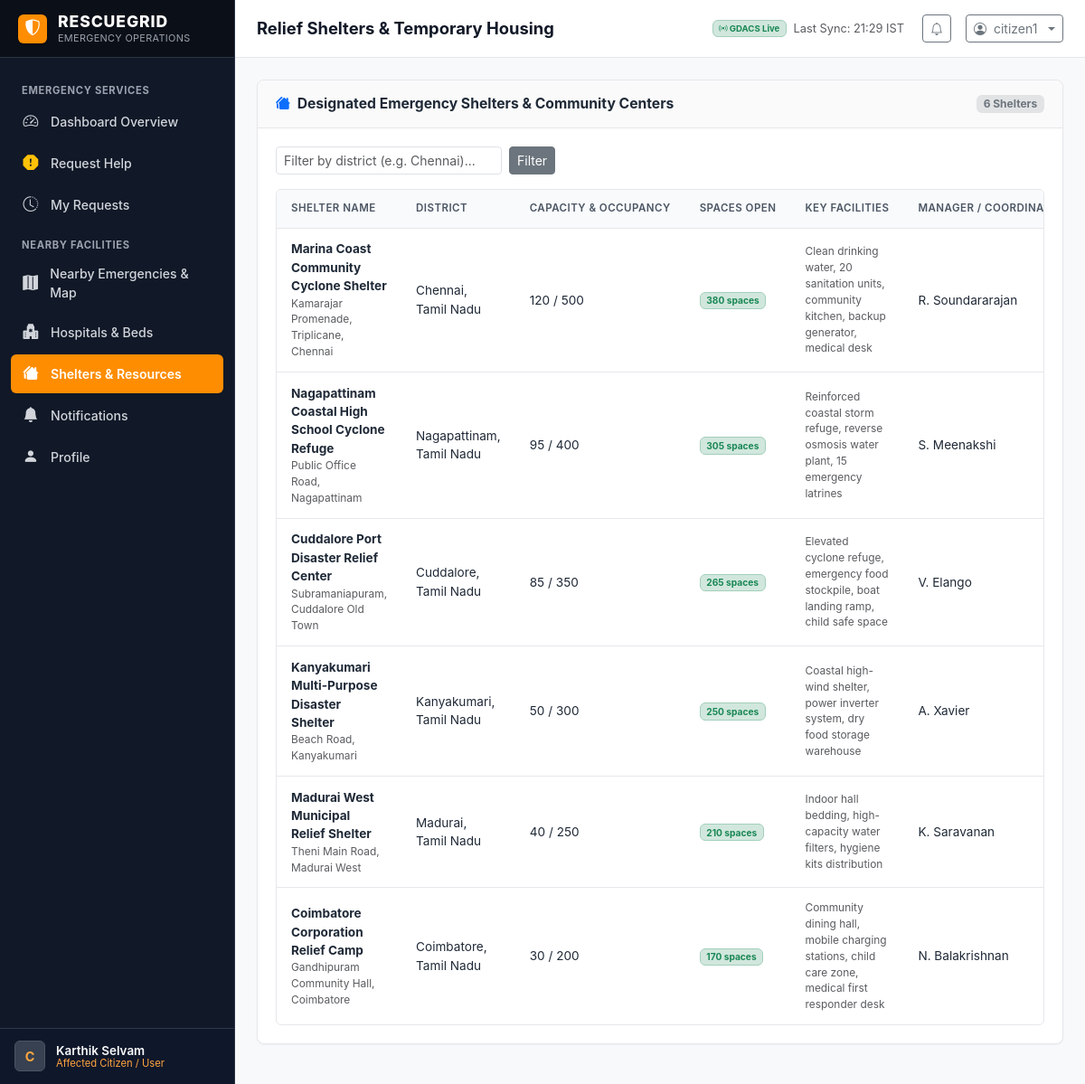
The app's page /facilities/shelters/ (signed in) with its own data.
### core/models.py (models this page shows, shortened)
class User(AbstractUser):
    ROLE_ADMIN = 'ADMIN'
    ROLE_USER = 'USER'
    ROLE_DONOR = 'DONOR'
    ROLE_CHOICES = [
        (ROLE_ADMIN, 'Admin / Operations Coordinator'),
        (ROLE_USER, 'Affected Person / Hospital User'),
        (ROLE_DONOR, 'Relief Donor / Sponsor'),
    ]
    SUBTYPE_AFFECTED_PERSON = 'AFFECTED_PERSON'
    SUBTYPE_HOSPITAL = 'HOSPITAL'
    SUBTYPE_DONOR_INDIVIDUAL = 'DONOR_INDIVIDUAL'
    SUBTYPE_DONOR_ORG = 'DONOR_ORG'
    SUBTYPE_CHOICES = [
        (SUBTYPE_AFFECTED_PERSON, 'Affected Person / Citizen'),
        (SUBTYPE_HOSPITAL, 'Hospital / Medical Center User'),
        (SUBTYPE_DONOR_INDIVIDUAL, 'Individual Donor'),
        (SUBTYPE_DONOR_ORG, 'Relief Organization / NGO'),
    ]
    role = models.CharField(max_length=20, choices=ROLE_CHOICES, default=ROLE_USER, db_index=True)
    user_subtype = models.CharField(max_length=30, choices=SUBTYPE_CHOICES, default=SUBTYPE_AFFECTED_PERSON)
    phone = models.CharField(max_length=20, blank=True)
    organization_name = models.CharField(max_length=150, blank=True)
    address = models.TextField(blank=True)
    city = models.CharField(max_length=100, blank=True)
    district = models.CharField(max_length=100, blank=True, default='Chennai')
    state = models.CharField(max_length=100, default='Tamil Nadu')
    latitude = models.FloatField(null=True, blank=True)
    longitude = models.FloatField(null=True, blank=True)
    def is_admin_user(self):
        return self.role == self.ROLE_ADMIN or self.is_superuser or self.is_staff
    def is_hospital_subtype(self):
        return self.user_subtype == self.SUBTYPE_HOSPITAL
    def get_role_display_badge(self):
        if self.is_admin_user():
            return "Operations Administrator"
        elif self.role == self.ROLE_DONOR:
            return "Relief Donor"
        elif self.is_hospital_subtype():
            return "Hospital Facility User"
        return "Affected Citizen / User"

### gdacs_integration/models.py (models this page shows, shortened)
class GDACSSyncLog(models.Model):
    STATUS_SUCCESS = 'SUCCESS'
    STATUS_FAILED = 'FAILED'
    STATUS_CHOICES = [
        (STATUS_SUCCESS, 'Success'),
        (STATUS_FAILED, 'Failed'),
    ]
    sync_time = models.DateTimeField(auto_now_add=True)
    status = models.CharField(max_length=20, choices=STATUS_CHOICES, db_index=True)
    events_synced = models.IntegerField(default=0)
    india_events_count = models.IntegerField(default=0)
    tamil_nadu_events_count = models.IntegerField(default=0)
    error_message = models.TextField(blank=True, null=True)
    class Meta:
        ordering = ['-sync_time']
        verbose_name = 'GDACS Sync Log'
        verbose_name_plural = 'GDACS Sync Logs'

### relief/models.py (models this page shows, shortened)
class Shelter(models.Model):
    name = models.CharField(max_length=200)
    manager_name = models.CharField(max_length=120)
    phone = models.CharField(max_length=30)
    address = models.TextField()
    district = models.CharField(max_length=100, default='Chennai')
    state = models.CharField(max_length=100, default='Tamil Nadu')
    latitude = models.FloatField()
    longitude = models.FloatField()
    total_capacity = models.IntegerField(default=200)
    current_occupancy = models.IntegerField(default=0)
    facilities_description = models.TextField(blank=True, help_text="e.g. Clean drinking water, food distribution, medical first aid counter, power backup")
    is_active = models.BooleanField(default=True)
    created_at = models.DateTimeField(auto_now_add=True)
    updated_at = models.DateTimeField(auto_now=True)
    class Meta:
        ordering = ['name']
    @property
    def available_capacity(self):
        return max(0, self.total_capacity - self.current_occupancy)

### relief/views.py (the view)
# urls.py: path('facilities/shelters/', relief_views.user_shelters, name='user_shelters'),
@login_required
def user_shelters(request):
    from core.views import ensure_demo_data
    ensure_demo_data()
    shelters = Shelter.objects.filter(is_active=True).order_by('-total_capacity')
    district_filter = request.GET.get('district')
    if district_filter:
        shelters = shelters.filter(district__icontains=district_filter)
    return render(request, 'relief/shelters.html', {
        'shelters': shelters,
        'district_filter': district_filter,
    })

### core/context_processors.py (called while the page is built)
def rescuegrid_global_context(request):
    unread_count = 0
    if request.user.is_authenticated:
        unread_count = Notification.objects.filter(recipient=request.user, is_read=False).count()
    gdacs_status = get_latest_sync_status()
    return {
        'APP_NAME': 'RESCUEGRID',
        'APP_TAGLINE': 'Multi-Region Emergency Response & Relief Platform for India',
        'CURRENT_TIME': timezone.now(),
        'UNREAD_NOTIFICATIONS_COUNT': unread_count,
        'GDACS_SUMMARY': gdacs_status,
        'PRIMARY_COLOR': '#FE8D01',
        'SECONDARY_COLOR': '#FFA53F',
    }

### gdacs_integration/services.py (called while the page is built)
def get_latest_sync_status():
    last_log = GDACSSyncLog.objects.order_by('-sync_time').first()
    last_success_log = GDACSSyncLog.objects.filter(status=GDACSSyncLog.STATUS_SUCCESS).order_by('-sync_time').first()
    return {
        'last_attempt': last_log.sync_time if last_log else None,
        'status': last_log.status if last_log else 'NEVER_SYNCED',
        'error_message': last_log.error_message if last_log and last_log.status == GDACSSyncLog.STATUS_FAILED else None,
        'last_successful_sync': last_success_log.sync_time if last_success_log else None,
        'total_events': GDACSEvent.objects.count(),
        'india_events': GDACSEvent.objects.filter(is_india=True).count(),
        'tamil_nadu_events': GDACSEvent.objects.filter(is_tamil_nadu=True).count(),
    }

### templates/relief/shelters.html (shortened to what this page needs)
{% extends 'base.html' %}
{% block page_title %}Relief Shelters & Temporary Housing{% endblock %}
{% block content %}
<div class="rg-card">
  <div class="rg-card-header">
    <h3 class="rg-card-title">
      <i class="bi bi-houses-fill text-primary"></i> Designated Emergency Shelters & Community Centers
    </h3>
    <span class="badge bg-secondary-subtle text-secondary">{{ shelters.count }} Shelters</span>
  </div>
  <div class="rg-card-body">
    <form method="get" class="rg-filter-bar">
      <div class="d-flex align-items-center gap-2">
        <input type="text" name="district" class="form-control form-control-sm" placeholder="Filter by district (e.g. Chennai)..." value="{{ district_filter|default:'' }}" style="width: 250px;">
        <button type="submit" class="btn btn-sm btn-secondary">Filter</button>
      </div>
    </form>
    <div class="rg-table-wrapper">
      <table class="rg-table">
        <thead>
          <tr>
            <th>Shelter Name</th>
            <th>District</th>
            <th>Capacity & Occupancy</th>
            <th>Spaces Open</th>
            <th>Key Facilities</th>
            <th>Manager / Coordinator</th>
          </tr>
        </thead>
        <tbody>
          {% if shelters %}
            {% for s in shelters %}
              <tr>
                <td>
                  <strong>{{ s.name }}</strong>
                  <div class="text-muted small">{{ s.address }}</div>
                </td>
                <td>{{ s.district }}, {{ s.state }}</td>
                <td>{{ s.current_occupancy }} / {{ s.total_capacity }}</td>
                <td>
                  <span class="badge {% if s.available_capacity > 0 %}bg-success-subtle text-success border-success-subtle{% else %}bg-danger-subtle text-danger border-danger-subtle{% endif %} border">
                    {{ s.available_capacity }} spaces
                  </span>
                </td>
                <td class="small text-muted">{{ s.facilities_description|default:"Clean water, power, sanitation" }}</td>
                <td>{{ s.manager_name }}</td>
              </tr>
            {% endfor %}
          {% else %}
            <tr>
              <td colspan="7" class="text-center py-4 text-muted">
                No shelters found matching your district filter.
              </td>
            </tr>
          {% endif %}
        </tbody>
      </table>
    </div>
  </div>
</div>
{% endblock %}

### templates/base.html (shortened to what this page needs)
{% load static %}
<!DOCTYPE html>
<html lang="en">
<head>
  <link href="https://cdn.jsdelivr.net/npm/bootstrap@5.3.3/dist/css/bootstrap.min.css" rel="stylesheet">
  <link rel="stylesheet" href="https://cdn.jsdelivr.net/npm/bootstrap-icons@1.11.3/font/bootstrap-icons.min.css">
  <link rel="stylesheet" href="https://unpkg.com/leaflet@1.9.4/dist/leaflet.css" />
  <link rel="stylesheet" href="{% static 'css/rescuegrid.css' %}">
</head>
<body>
<div class="rg-app-container">
  <aside class="rg-sidebar" id="rgSidebar">
    <a href="{% url 'dashboard_redirect' %}" class="rg-sidebar-brand">
      <div class="rg-brand-symbol">
        <i class="bi bi-shield-shaded"></i>
      </div>
      <div class="rg-brand-text">
        <span class="rg-brand-title">{{ APP_NAME }}</span>
        <span class="rg-brand-subtitle">Emergency Operations</span>
      </div>
    </a>
    <div class="rg-sidebar-menu">
      {% if user.is_authenticated %}
        {% if user.is_admin_user %}
          <div class="rg-nav-group-title">Command & Control</div>
          <a href="{% url 'admin_dashboard' %}" class="rg-nav-link {% if request.resolver_match.url_name == 'admin_dashboard' %}active{% endif %}">
            <i class="bi bi-speedometer2"></i> Operations Dashboard
          </a>
          <a href="{% url 'admin_emergencies' %}" class="rg-nav-link {% if request.resolver_match.url_name == 'admin_emergencies' %}active{% endif %}">
            <i class="bi bi-exclamation-triangle-fill"></i> Emergencies
          </a>
          <a href="{% url 'admin_map' %}" class="rg-nav-link {% if request.resolver_match.url_name == 'admin_map' %}active{% endif %}">
            <i class="bi bi-map-fill"></i> Multi-Region Map
          </a>
          <a href="{% url 'admin_gdacs' %}" class="rg-nav-link {% if request.resolver_match.url_name == 'admin_gdacs' %}active{% endif %}">
            <i class="bi bi-broadcast-pin"></i> GDACS Disaster Feed
          </a>
          <div class="rg-nav-group-title">Relief & Resources</div>
          <a href="{% url 'admin_resources' %}" class="rg-nav-link {% if request.resolver_match.url_name == 'admin_resources' %}active{% endif %}">
            <i class="bi bi-boxes"></i> Inventory & Stock
          </a>
          <a href="{% url 'admin_donations' %}" class="rg-nav-link {% if request.resolver_match.url_name == 'admin_donations' %}active{% endif %}">
            <i class="bi bi-heart-fill"></i> Donations Pipeline
          </a>
          <a href="{% url 'admin_facilities' %}" class="rg-nav-link {% if request.resolver_match.url_name == 'admin_facilities' %}active{% endif %}">
            <i class="bi bi-hospital"></i> Hospitals & Shelters
          </a>
          <a href="{% url 'admin_responders' %}" class="rg-nav-link {% if request.resolver_match.url_name == 'admin_responders' %}active{% endif %}">
            <i class="bi bi-people-fill"></i> Responders
          </a>
          <div class="rg-nav-group-title">Analytics & System</div>
          <a href="{% url 'analytics_dashboard' %}" class="rg-nav-link {% if request.resolver_match.url_name == 'analytics_dashboard' %}active{% endif %}">
            <i class="bi bi-graph-up-arrow"></i> Priority & Allocation
          </a>
          <a href="{% url 'admin_database_records' %}" class="rg-nav-link {% if request.resolver_match.url_name == 'admin_database_records' %}active{% endif %}">
            <i class="bi bi-database"></i> Database Records
          </a>
          <a href="{% url 'notifications_list' %}" class="rg-nav-link {% if request.resolver_match.url_name == 'notifications_list' %}active{% endif %}">
            <i class="bi bi-bell-fill"></i> Notifications
          </a>
        {% else %}
          <div class="rg-nav-group-title">Emergency Services</div>
          <a href="{% url 'user_dashboard' %}" class="rg-nav-link {% if request.resolver_match.url_name == 'user_dashboard' %}active{% endif %}">
            <i class="bi bi-speedometer2"></i> Dashboard Overview
          </a>
          <a href="{% url 'request_help' %}" class="rg-nav-link {% if request.resolver_match.url_name == 'request_help' %}active{% endif %}">
            <i class="bi bi-exclamation-octagon-fill text-warning"></i> Request Help
          </a>
          <a href="{% url 'my_requests' %}" class="rg-nav-link {% if request.resolver_match.url_name == 'my_requests' %}active{% endif %}">
            <i class="bi bi-clock-history"></i> My Requests
          </a>
          <div class="rg-nav-group-title">Nearby Facilities</div>
          <a href="{% url 'user_map' %}" class="rg-nav-link {% if request.resolver_match.url_name == 'user_map' %}active{% endif %}">
            <i class="bi bi-map-fill"></i> Nearby Emergencies & Map
          </a>
          <a href="{% url 'user_hospitals' %}" class="rg-nav-link {% if request.resolver_match.url_name == 'user_hospitals' %}active{% endif %}">
            <i class="bi bi-hospital-fill"></i> Hospitals & Beds
          </a>
          <a href="{% url 'user_shelters' %}" class="rg-nav-link {% if request.resolver_match.url_name == 'user_shelters' %}active{% endif %}">
            <i class="bi bi-houses-fill"></i> Shelters & Resources
          </a>
          <a href="{% url 'notifications_list' %}" class="rg-nav-link {% if request.resolver_match.url_name == 'notifications_list' %}active{% endif %}">
            <i class="bi bi-bell-fill"></i> Notifications
          </a>
          <a href="{% url 'user_profile' %}" class="rg-nav-link {% if request.resolver_match.url_name == 'user_profile' %}active{% endif %}">
            <i class="bi bi-person-fill"></i> Profile
          </a>
        {% endif %}
      {% endif %}
    </div>
    <div class="rg-sidebar-footer">
      {% if user.is_authenticated %}
        <div class="rg-sidebar-user">
          <div class="rg-user-avatar">
            {{ user.username|first|upper }}
          </div>
          <div class="rg-user-info">
            <div class="rg-user-name">{{ user.get_full_name|default:user.username }}</div>
            <div class="rg-user-role-label">{{ user.get_role_display_badge }}</div>
          </div>
        </div>
      {% else %}
        <a href="{% url 'login' %}" class="btn btn-rg-primary w-100 btn-sm">Login</a>
      {% endif %}
    </div>
  </aside>
  <div class="rg-main-wrapper">
    <header class="rg-header">
      <div class="rg-header-left">
        <h1 class="rg-page-title">{% block page_title %}Operations Overview{% endblock %}</h1>
      </div>
      <div class="rg-header-right">
        <div class="d-none d-md-flex align-items-center me-2 text-muted" style="font-size: 0.8rem;">
          {% if GDACS_SUMMARY.status == 'SUCCESS' %}
            <span class="badge bg-success-subtle text-success border border-success-subtle me-2">
              <i class="bi bi-broadcast"></i> GDACS Live
            </span>
            <span>Last Sync: {{ GDACS_SUMMARY.last_successful_sync|date:"H:i" }} IST</span>
          {% elif GDACS_SUMMARY.status == 'FAILED' %}
            <span class="badge bg-danger-subtle text-danger border border-danger-subtle me-2">
              <i class="bi bi-exclamation-triangle"></i> GDACS Sync Issue
            </span>
          {% else %}
            <span class="badge bg-secondary-subtle text-secondary me-2">
              <i class="bi bi-circle"></i> GDACS Ready
            </span>
          {% endif %}
        </div>
        {% if user.is_authenticated %}
          <a href="{% url 'notifications_list' %}" class="btn btn-sm btn-outline-secondary position-relative me-1" title="Notifications">
            <i class="bi bi-bell"></i>
          </a>
          <div class="dropdown">
            <button class="btn btn-sm btn-outline-secondary dropdown-toggle d-flex align-items-center gap-2" type="button" data-bs-toggle="dropdown" aria-expanded="false">
              <i class="bi bi-person-circle"></i>
              <span class="d-none d-sm-inline">{{ user.username }}</span>
            </button>
          </div>
        {% else %}
          <a href="{% url 'login' %}" class="btn btn-sm btn-rg-primary">Sign In</a>
        {% endif %}
      </div>
    </header>
    <main class="rg-content">
      {% block content %}{% endblock %}
    </main>
  </div>
</div>
</body>
</html>

### records on screen
User: username|first "C", get_full_name "Karthik Selvam", get_role_display_badge "Affected Citizen / User", username "citizen1"
GDACSSyncLog: last_successful_sync "21:29"
Shelter: name "Marina Coast Community Cyclone Shelter", address "Kamarajar Promenade, Triplicane, Chennai", district "Chennai", state "Tamil Nadu", current_occupancy "120", total_capacity "500", available_capacity "380", facilities_description "Clean drinking water, 20 sanitation units, community kitchen, backup generator, medical desk", manager_name "R. Soundararajan"
Shelter: name "Nagapattinam Coastal High School Cyclone Refuge", address "Public Office Road, Nagapattinam", district "Nagapattinam", state "Tamil Nadu", current_occupancy "95", total_capacity "400", available_capacity "305", facilities_description "Reinforced coastal storm refuge, reverse osmosis water plant, 15 emergency latrines", manager_name "S. Meenakshi"
Shelter: name "Cuddalore Port Disaster Relief Center", address "Subramaniapuram, Cuddalore Old Town", district "Cuddalore", state "Tamil Nadu", current_occupancy "85", total_capacity "350", available_capacity "265", facilities_description "Elevated cyclone refuge, emergency food stockpile, boat landing ramp, child safe space", manager_name "V. Elango"
Shelter: name "Kanyakumari Multi-Purpose Disaster Shelter", address "Beach Road, Kanyakumari", district "Kanyakumari", state "Tamil Nadu", current_occupancy "50", total_capacity "300", available_capacity "250", facilities_description "Coastal high-wind shelter, power inverter system, dry food storage warehouse", manager_name "A. Xavier"
Shelter: name "Madurai West Municipal Relief Shelter", address "Theni Main Road, Madurai West", district "Madurai", state "Tamil Nadu", current_occupancy "40", total_capacity "250", available_capacity "210", facilities_description "Indoor hall bedding, high-capacity water filters, hygiene kits distribution", manager_name "K. Saravanan"
Shelter: name "Coimbatore Corporation Relief Camp", address "Gandhipuram Community Hall, Coimbatore", district "Coimbatore", state "Tamil Nadu", current_occupancy "30", total_capacity "200", available_capacity "170", facilities_description "Community dining hall, mobile charging stations, child care zone, medical first responder desk", manager_name "N. Balakrishnan"

### other values on screen
{{ APP_NAME }} "RESCUEGRID"
{{ shelters.count }} "6"
